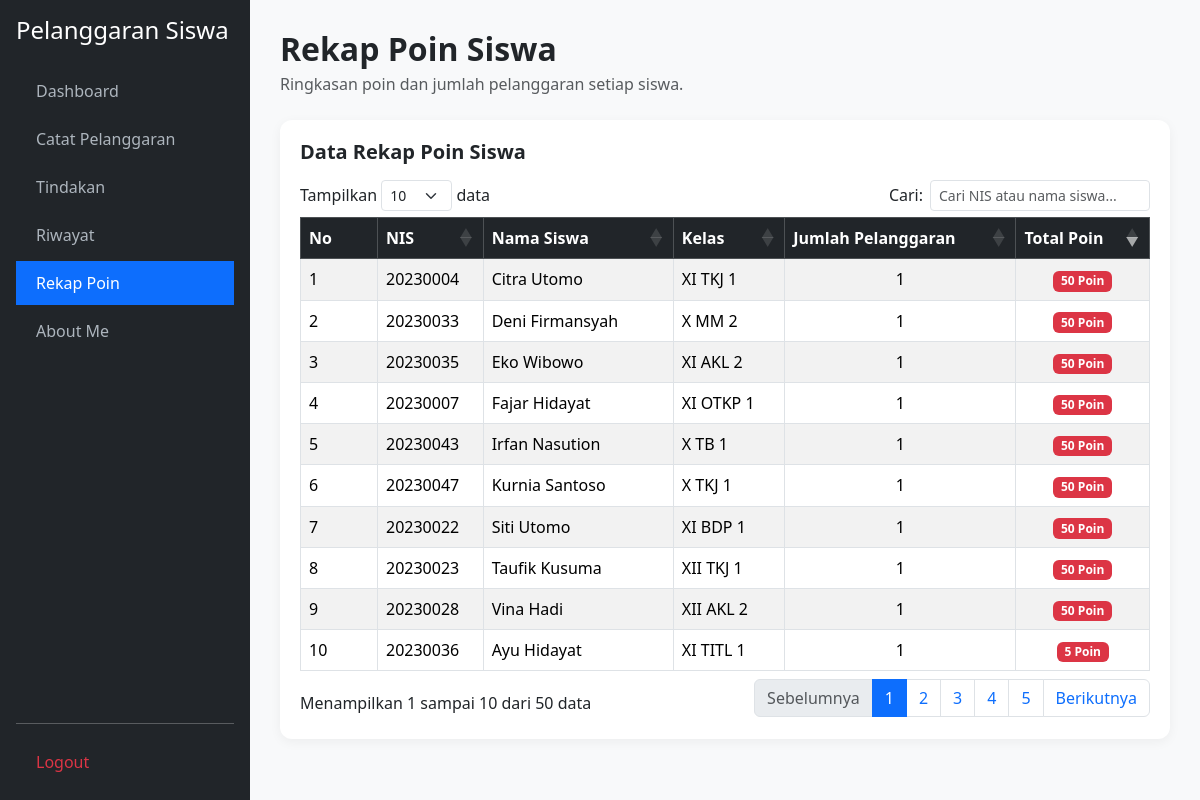
/rekap_poin.php, run on the app's committed database.
### tables this page shows
CREATE TABLE `t_siswa` (
  `id` int(11) NOT NULL,
  `nis` varchar(30) NOT NULL,
  `nisn` varchar(20) DEFAULT NULL,
  `nama` varchar(150) NOT NULL,
  `jenis_kelamin` char(1) DEFAULT NULL,
  `tanggal_lahir` date DEFAULT NULL,
  `alamat` text DEFAULT NULL,
  `status_aktif` tinyint(1) DEFAULT 1,
  `created_at` timestamp NULL DEFAULT NULL,
  `updated_at` timestamp NULL DEFAULT NULL
);

### rekap_poin.php (the view, shortened to what this page needs)
<?php
require_once 'koneksi.php';
$conn = $conn ?? ($koneksi ?? null);
$sql = "SELECT s.id AS siswa_id, s.nis, s.nama AS nama_siswa, k.nama AS nama_kelas,
        COUNT(ps.id) AS jumlah_pelanggaran, COALESCE(SUM(ps.poin), 0) AS total_poin
        FROM t_siswa AS s
        LEFT JOIN t_kelas_siswa AS ks ON ks.siswa_id = s.id AND ks.status_aktif = 1
        LEFT JOIN t_kelas AS k ON k.id = ks.kelas_id
        LEFT JOIN t_pelanggaran_siswa AS ps ON ps.siswa_id = s.id
        GROUP BY s.id, s.nis, s.nama, k.nama
        ORDER BY total_poin DESC, s.nama ASC";
$result = mysqli_query($conn, $sql);
function e($v) { return htmlspecialchars((string)($v ?? '-'), ENT_QUOTES, 'UTF-8'); }
?>
<!DOCTYPE html>
<html lang="id">
<head>
    <link href="https://cdn.jsdelivr.net/npm/bootstrap@5.3.3/dist/css/bootstrap.min.css" rel="stylesheet">
    <link href="https://cdn.datatables.net/1.13.8/css/dataTables.bootstrap5.min.css" rel="stylesheet">
</head>
<body>
<div class="sidebar d-flex flex-column p-3">
    <h4 class="text-white mb-4">Pelanggaran Siswa</h4>
    <ul class="nav nav-pills flex-column mb-auto">
        <li class="nav-item mb-1"><a href="dashboard.php">Dashboard</a></li>
        <li class="nav-item mb-1"><a href="catat_pelanggaran.php">Catat Pelanggaran</a></li>
        <li class="nav-item mb-1"><a href="tindakan.php">Tindakan</a></li>
        <li class="nav-item mb-1"><a href="riwayat.php">Riwayat</a></li>
        <li class="nav-item mb-1"><a href="rekap_poin.php" class="active">Rekap Poin</a></li>
        <li class="nav-item mb-1"><a href="about_me.php">About Me</a></li>
    </ul>
    <hr><a href="logout.php" class="text-danger" onclick="return confirm('Yakin ingin keluar?')">Logout</a>
</div>
<div class="main">
    <div class="mb-4">
        <h2 class="fw-bold mb-1">Rekap Poin Siswa</h2>
        <p class="text-muted">Ringkasan poin dan jumlah pelanggaran setiap siswa.</p>
    </div>
    <div class="table-container">
        <h5 class="fw-bold mb-3">Data Rekap Poin Siswa</h5>
        <div class="table-responsive">
            <table id="tabelRekap" class="table table-bordered table-striped table-hover w-100">
                <thead class="table-dark">
                    <tr>
                        <th style="width: 60px;">No</th><th>NIS</th><th>Nama Siswa</th>
                        <th>Kelas</th><th>Jumlah Pelanggaran</th><th>Total Poin</th>
                    </tr>
                </thead>
                <tbody>
                    <?php while ($row = mysqli_fetch_assoc($result)) : ?>
                        <tr>
                            <td></td>
                            <td><?= e($row['nis']); ?></td>
                            <td><?= e($row['nama_siswa']); ?></td>
                            <td><?= e($row['nama_kelas']); ?></td>
                            <td class="text-center"><?= number_format((int)$row['jumlah_pelanggaran'], 0, ',', '.'); ?></td>
                            <td class="text-center"><span class="badge bg-danger"><?= number_format((int)$row['total_poin'], 0, ',', '.'); ?> Poin</span></td>
                        </tr>
                    <?php endwhile; ?>
                </tbody>
            </table>
        </div>
    </div>
</div>
</body>
</html>

### rekap_poin.php (style rules this page uses)
body { background: #f8f9fa; }
.sidebar { width: 250px; height: 100vh; position: fixed; top: 0; left: 0; background: #212529; color: #fff; padding-top: 15px; overflow-y: auto; }
.sidebar a { display: block; padding: 10px 20px; color: #adb5bd; text-decoration: none; }
.sidebar a:hover, .sidebar a.active { background: #0d6efd; color: #fff; }
.main { margin-left: 250px; padding: 30px; }
.table-container { background: white; padding: 20px; border-radius: 12px; box-shadow: 0 3px 12px rgba(0,0,0,0.05); }

### data on the page
t_siswa: nis "20230004", nama "Citra Utomo", nama_kelas "XI TKJ 1", jumlah_pelanggaran "1", total_poin "50"
t_siswa: nis "20230033", nama "Deni Firmansyah", nama_kelas "X MM 2", jumlah_pelanggaran "1", total_poin "50"
t_siswa: nis "20230035", nama "Eko Wibowo", nama_kelas "XI AKL 2", jumlah_pelanggaran "1", total_poin "50"
t_siswa: nis "20230007", nama "Fajar Hidayat", nama_kelas "XI OTKP 1", jumlah_pelanggaran "1", total_poin "50"
t_siswa: nis "20230043", nama "Irfan Nasution", nama_kelas "X TB 1", jumlah_pelanggaran "1", total_poin "50"
t_siswa: nis "20230047", nama "Kurnia Santoso", nama_kelas "X TKJ 1", jumlah_pelanggaran "1", total_poin "50"
t_siswa: nis "20230022", nama "Siti Utomo", nama_kelas "XI BDP 1", jumlah_pelanggaran "1", total_poin "50"
t_siswa: nis "20230023", nama "Taufik Kusuma", nama_kelas "XII TKJ 1", jumlah_pelanggaran "1", total_poin "50"
t_siswa: nis "20230028", nama "Vina Hadi", nama_kelas "XII AKL 2", jumlah_pelanggaran "1", total_poin "50"
t_siswa: nis "20230036", nama "Ayu Hidayat", nama_kelas "XI TITL 1", jumlah_pelanggaran "1", total_poin "5"
